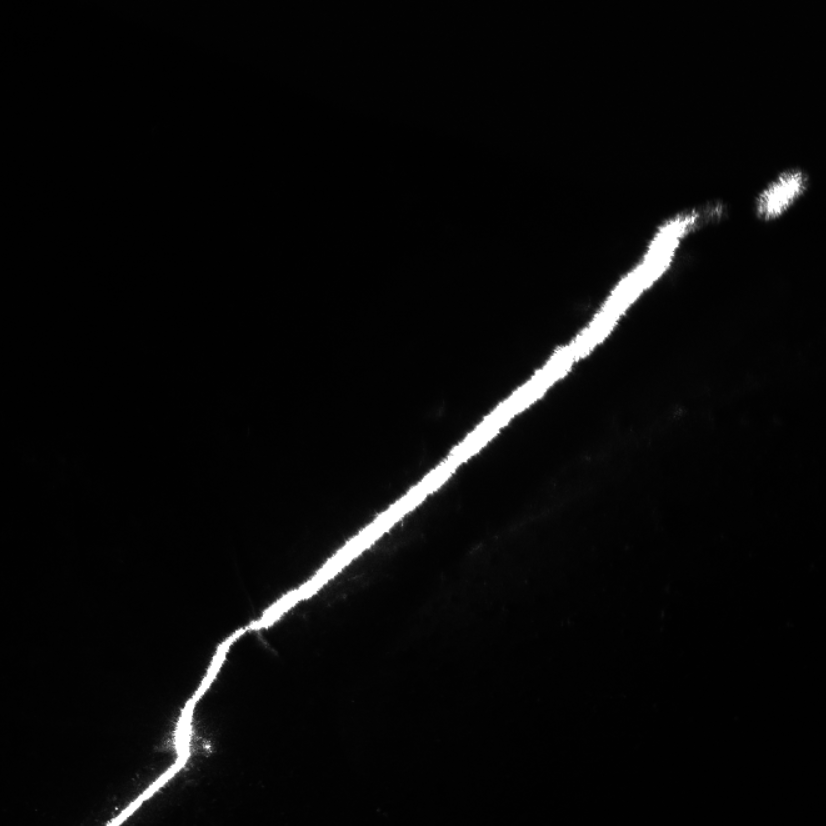
//> input picture srcImg/weld_img1.png, 826 x 826 px
$ ./weld_reflect   (built with g++ and OpenCV 4)
//> lines starting //> are read from the running program, lines starting //| are printed output that depends on the picture; after the words box and inside, x2 and y2 are one past the last pixel; in counts of white or black regions, pixels touching at a corner belong together
/*
焊缝识别处理算法
*/

#include <iostream>
#include <opencv2/opencv.hpp>
#include <ctime>

using namespace std;
using namespace cv;

cv::Mat ideal_low_kernel(cv::Mat& scr, float sigma);
cv::Mat ideal_low_pass_filter(cv::Mat& src, float sigma);
cv::Mat ideal_high_kernel(cv::Mat& scr, float sigma);
cv::Mat ideal_high_pass_filter(cv::Mat& src, float sigma);
cv::Mat frequency_filter(cv::Mat& scr, cv::Mat& blur);
cv::Mat image_make_border(cv::Mat& src);
void fftshift(cv::Mat& plane0, cv::Mat& plane1);


// 理想低通滤波器
cv::Mat ideal_low_pass_filter(cv::Mat& src, float sigma)
{
	cv::Mat padded = image_make_border(src);
	cv::Mat ideal_kernel = ideal_low_kernel(padded, sigma);
	cv::Mat result = frequency_filter(padded, ideal_kernel);
	return result;
}

// 理想低通滤波核函数
cv::Mat ideal_low_kernel(cv::Mat& scr, float sigma)
{
	cv::Mat ideal_low_pass(scr.size(), CV_32FC1); //，CV_32FC1
	float d0 = sigma;//半径D0越小，模糊越大；半径D0越大，模糊越小
	for (int i = 0; i < scr.rows; i++) {
		for (int j = 0; j < scr.cols; j++) {
			float d = sqrt(pow(float(i - scr.rows / 2), 2) + pow(float(j - scr.cols / 2), 2));//分子,计算pow必须为float型
			if (d <= d0) {
				ideal_low_pass.at<float>(i, j) = 1;
			}
			else {
				ideal_low_pass.at<float>(i, j) = 0;
			}
		}
	}
	return ideal_low_pass;
}

// 理想高通滤波核函数
cv::Mat ideal_high_kernel(cv::Mat& scr, float sigma)
{
	cv::Mat ideal_high_pass(scr.size(), CV_32FC1); //，CV_32FC1
	float d0 = sigma;//半径D0越小，模糊越大；半径D0越大，模糊越小
	for (int i = 0; i < scr.rows; i++) {
		for (int j = 0; j < scr.cols; j++) {
			float d = sqrt(pow(float(i - scr.rows / 2), 2) + pow(float(j - scr.cols / 2), 2));//分子,计算pow必须为float型
			if (d <= d0) {
				ideal_high_pass.at<float>(i, j) = 0;
			}
			else {
				ideal_high_pass.at<float>(i, j) = 1;
			}
		}
	}
	return ideal_high_pass;
}

// 理想高通滤波
cv::Mat ideal_high_pass_filter(cv::Mat& src, float sigma)
{
	cv::Mat padded = image_make_border(src);
	cv::Mat ideal_kernel = ideal_high_kernel(padded, sigma);
	cv::Mat result = frequency_filter(padded, ideal_kernel);
	return result;
}

// 频率域滤波
cv::Mat frequency_filter(cv::Mat& scr, cv::Mat& blur)
{
	cv::Mat mask = scr == scr;
	scr.setTo(0.0f, ~mask);

	//创建通道，存储dft后的实部与虚部（CV_32F，必须为单通道数）
	cv::Mat plane[] = { scr.clone(), cv::Mat::zeros(scr.size() , CV_32FC1) };

	cv::Mat complexIm;
	cv::merge(plane, 2, complexIm); // 合并通道 （把两个矩阵合并为一个2通道的Mat类容器）
	cv::dft(complexIm, complexIm); // 进行傅立叶变换，结果保存在自身

	// 分离通道（数组分离）
	cv::split(complexIm, plane);

	// 以下的操作是频域迁移
	fftshift(plane[0], plane[1]);

	// *****************滤波器函数与DFT结果的乘积****************
	cv::Mat blur_r, blur_i, BLUR;
	cv::multiply(plane[0], blur, blur_r);  // 滤波（实部与滤波器模板对应元素相乘）
	cv::multiply(plane[1], blur, blur_i);  // 滤波（虚部与滤波器模板对应元素相乘）
	cv::Mat plane1[] = { blur_r, blur_i };

	// 再次搬移回来进行逆变换
	fftshift(plane1[0], plane1[1]);
	cv::merge(plane1, 2, BLUR); // 实部与虚部合并

	cv::idft(BLUR, BLUR);       // idft结果也为复数
	BLUR = BLUR / BLUR.rows / BLUR.cols;

	cv::split(BLUR, plane);//分离通道，主要获取通道

	return plane[0];
}

// 图像边界处理
cv::Mat image_make_border(cv::Mat& src)
{
	int w = cv::getOptimalDFTSize(src.cols); // 获取DFT变换的最佳宽度
	int h = cv::getOptimalDFTSize(src.rows); // 获取DFT变换的最佳高度

	cv::Mat padded;
	// 常量法扩充图像边界，常量 = 0
	cv::copyMakeBorder(src, padded, 0, h - src.rows, 0, w - src.cols, cv::BORDER_CONSTANT, cv::Scalar::all(0));
	padded.convertTo(padded, CV_32FC1);

	return padded;
}

// fft变换后进行频谱搬移
void fftshift(cv::Mat& plane0, cv::Mat& plane1)
{
	// 以下的操作是移动图像  (零频移到中心)
	int cx = plane0.cols / 2;
	int cy = plane0.rows / 2;
	cv::Mat part1_r(plane0, cv::Rect(0, 0, cx, cy));  // 元素坐标表示为(cx, cy)
	cv::Mat part2_r(plane0, cv::Rect(cx, 0, cx, cy));
	cv::Mat part3_r(plane0, cv::Rect(0, cy, cx, cy));
	cv::Mat part4_r(plane0, cv::Rect(cx, cy, cx, cy));

	cv::Mat temp;
	part1_r.copyTo(temp);  //左上与右下交换位置(实部)
	part4_r.copyTo(part1_r);
	temp.copyTo(part4_r);

	part2_r.copyTo(temp);  //右上与左下交换位置(实部)
	part3_r.copyTo(part2_r);
	temp.copyTo(part3_r);

	cv::Mat part1_i(plane1, cv::Rect(0, 0, cx, cy));  //元素坐标(cx,cy)
	cv::Mat part2_i(plane1, cv::Rect(cx, 0, cx, cy));
	cv::Mat part3_i(plane1, cv::Rect(0, cy, cx, cy));
	cv::Mat part4_i(plane1, cv::Rect(cx, cy, cx, cy));

	part1_i.copyTo(temp);  //左上与右下交换位置(虚部)
	part4_i.copyTo(part1_i);
	temp.copyTo(part4_i);

	part2_i.copyTo(temp);  //右上与左下交换位置(虚部)
	part3_i.copyTo(part2_i);
	temp.copyTo(part3_i);
}


int main()
{
	Mat test = imread("/home/wanyel/contours/exact_center/srcImg/weld_img1.png", 0);
//> test is the input picture: 826 rows x 826 cols, CV_8UC1; min 0, max 255, mean 8.7
	float D0 = 50.0f;
	float D1 = 5.0f;
	Mat lowpass = ideal_low_pass_filter(test, D0);
//> in image_make_border, `cv::copyMakeBorder(src, padded, 0, h - src.rows, 0, w - src.cols, cv::..`:
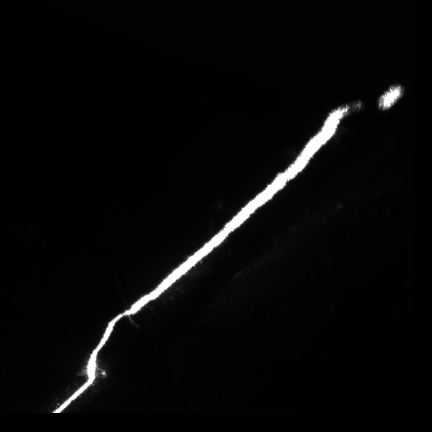
//> padded: 864 rows x 864 cols, CV_8UC1 (shown at 1/2 size); min 0, max 255, mean 7.9
//> after the loop in ideal_low_kernel, `for (int i = 0; i < scr.rows; i++)`:
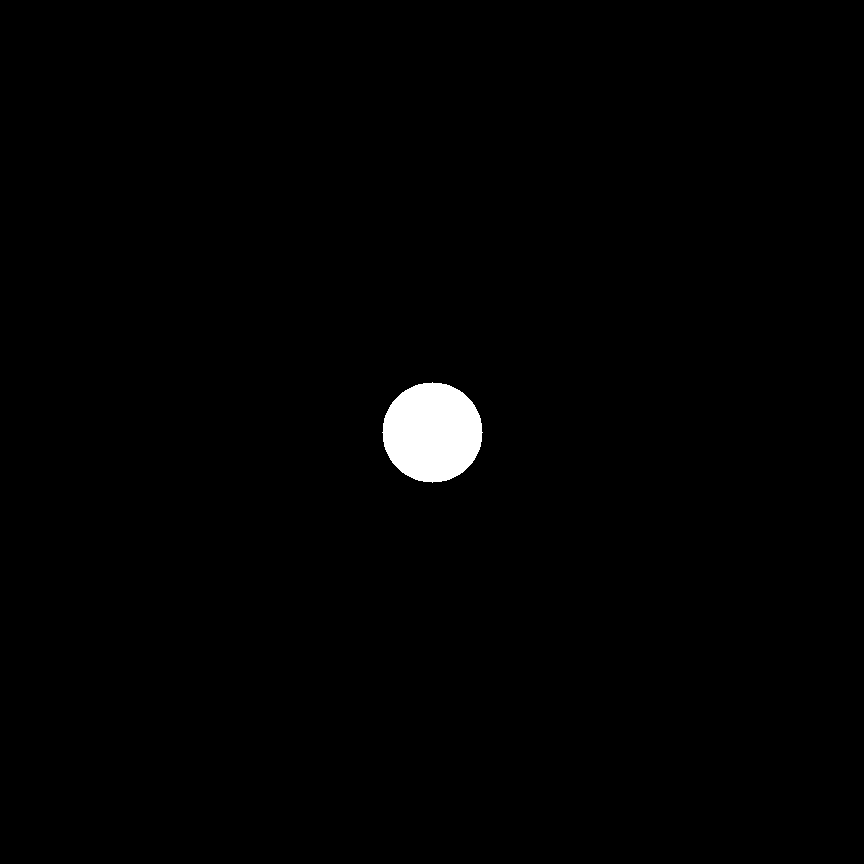
//> ideal_low_pass: 864 rows x 864 cols, CV_32FC1; values 0 (black) and 1 (white), 1.1% white; 1 white region, box (x1, y1, x2, y2) and area: (382, 382, 483, 483) 7845
//> in frequency_filter, `cv::split(BLUR, plane);`:
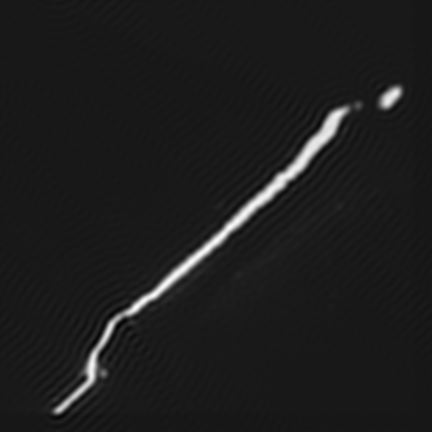
//> plane[0]: 864 rows x 864 cols, CV_32FC1 (shown at 1/2 size); min -30.68, max 299.7, mean 7.9; drawn with min black and max white
//> in frequency_filter, `cv::split(BLUR, plane);`:
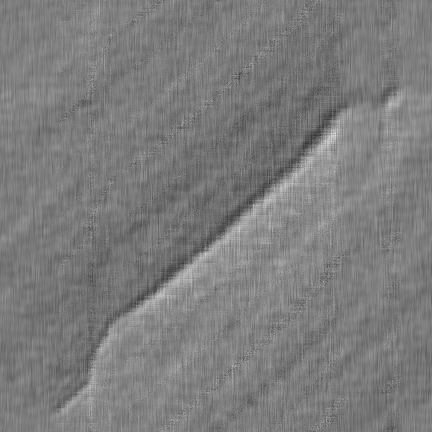
//> plane[1]: 864 rows x 864 cols, CV_32FC1 (shown at 1/2 size); min -3.57e-05, max 3.72e-05, mean 1.68e-15; drawn with min black and max white
	Mat highpass = ideal_high_pass_filter(test, D1);
//> after the loop in ideal_high_kernel, `for (int i = 0; i < scr.rows; i++)`:
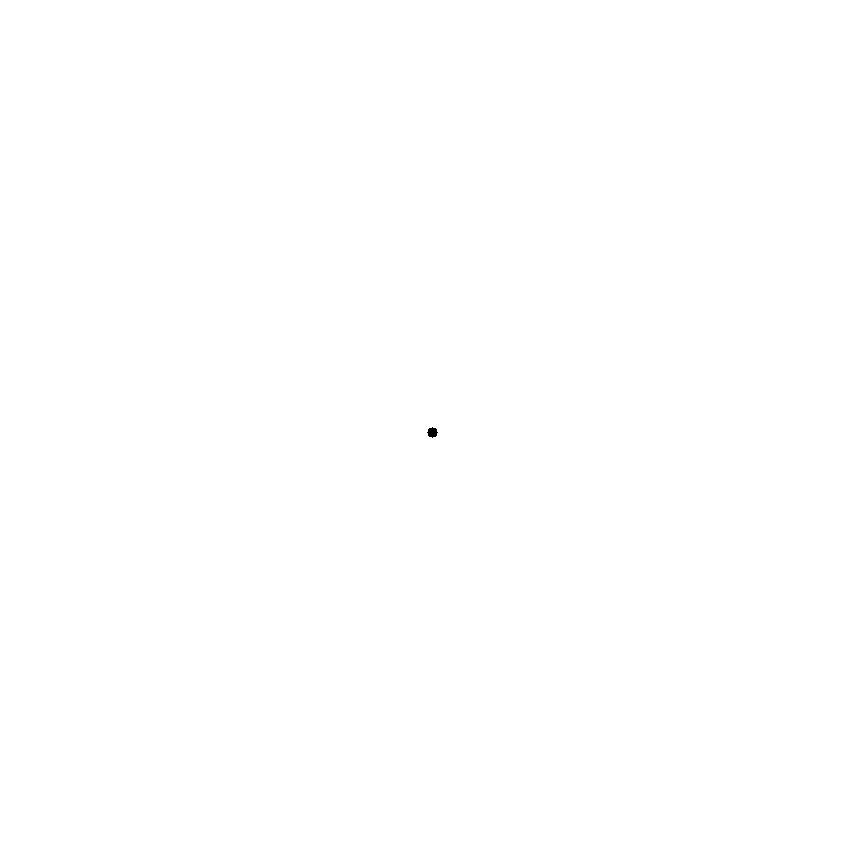
//> ideal_high_pass: 864 rows x 864 cols, CV_32FC1; values 0 (black) and 1 (white), 100% white; 1 black region, box (x1, y1, x2, y2) and area: (427, 427, 438, 438) 81

	imshow("original", test);
	imshow("low pass", lowpass / 255);
	imshow("high pass", highpass / 255);
	waitKey(0);

	return 0;
}

$ run again, with srcImg/src1.bmp saved as srcImg/weld_img1.png
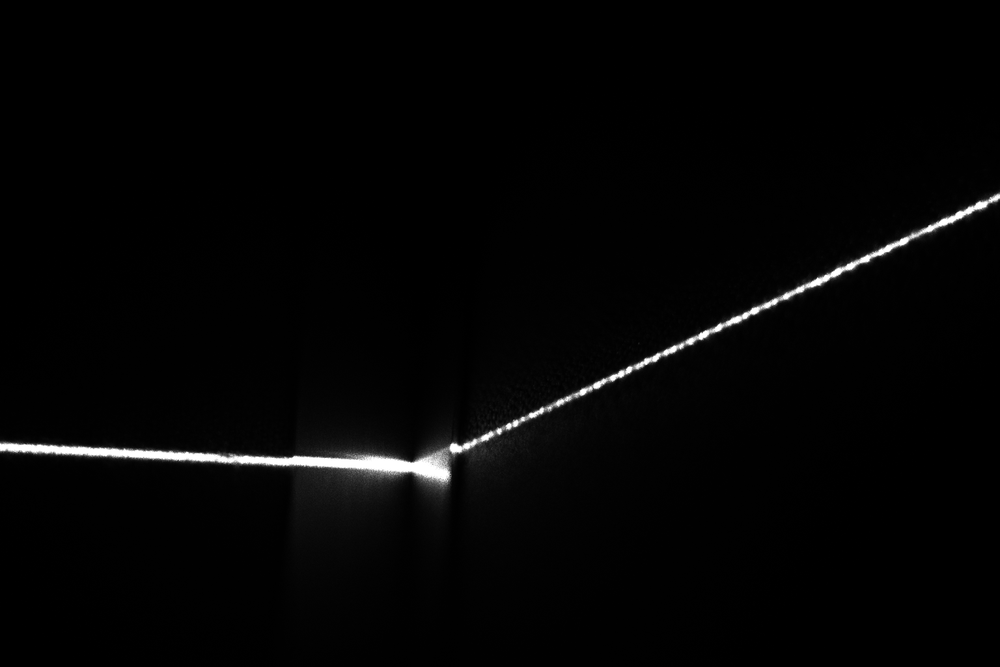
//> input picture srcImg/src1.bmp, 1000 x 667 px, shrunk from 1536 x 1024 before the run
//> test is the input picture: 667 rows x 1000 cols, CV_8UC1; min 0, max 255, mean 4.6
//> after the loop in ideal_low_kernel, `for (int i = 0; i < scr.rows; i++)`:
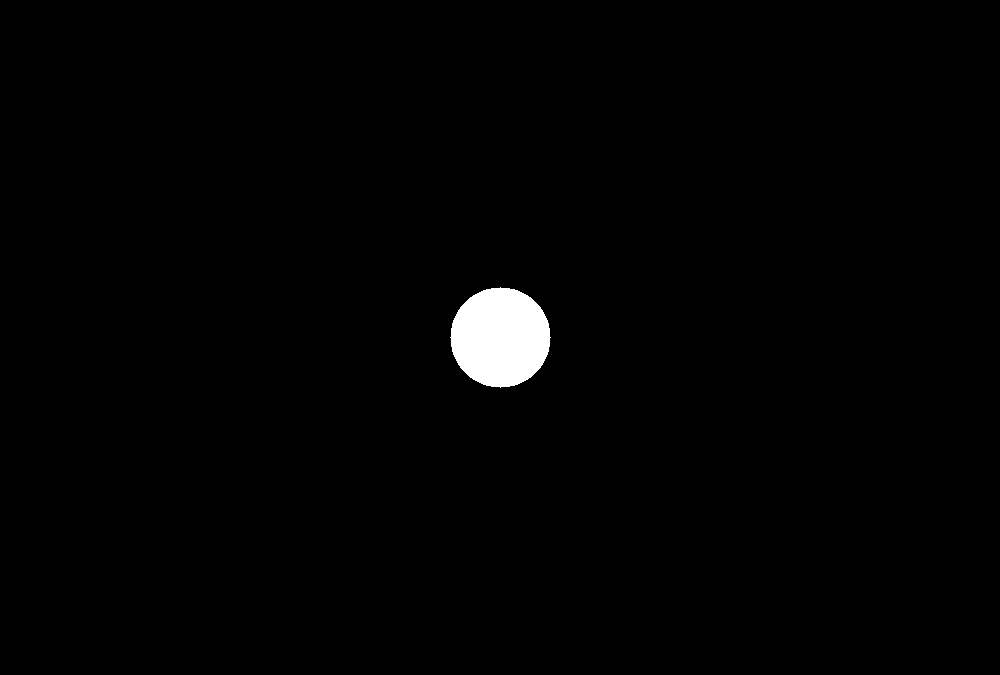
//> ideal_low_pass: 675 rows x 1000 cols, CV_32FC1; values 0 (black) and 1 (white), 1.2% white; 1 white region, box (x1, y1, x2, y2) and area: (450, 287, 551, 388) 7845
//> mask: 675 rows x 1000 cols, CV_8UC1; every value is 255
//> in frequency_filter, `cv::split(BLUR, plane);`:
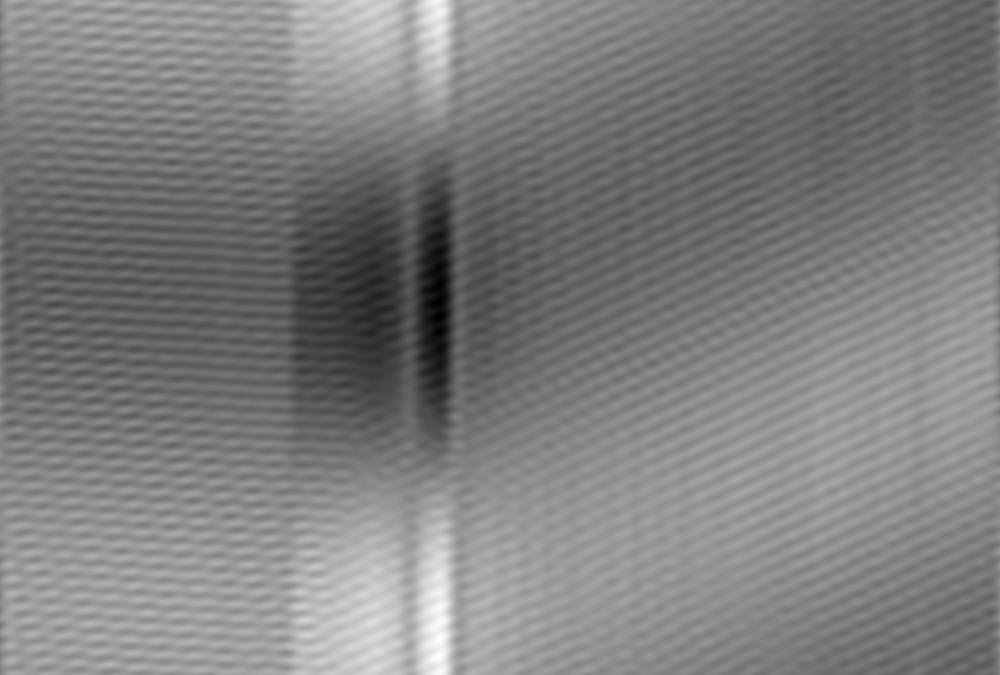
//> plane[1]: 675 rows x 1000 cols, CV_32FC1; min -14.1, max 14.23, mean -9.98e-08; drawn with min black and max white

$ run again, with srcImg/src2.bmp saved as srcImg/weld_img1.png
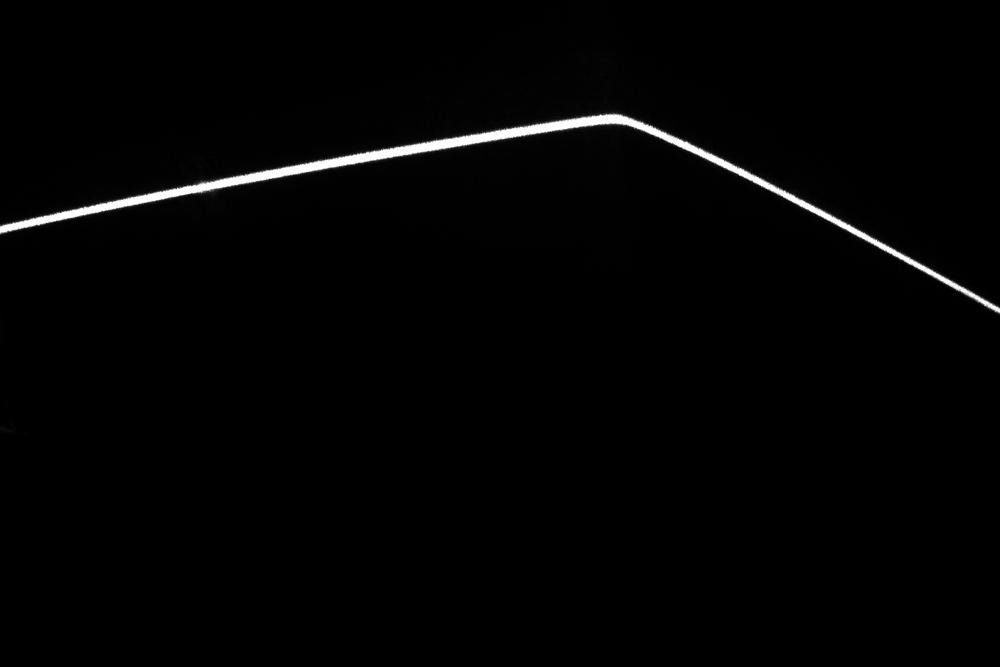
//> input picture srcImg/src2.bmp, 1000 x 667 px, shrunk from 1536 x 1024 before the run
//> test is the input picture: 667 rows x 1000 cols, CV_8UC1; min 0, max 255, mean 3.5
//> after the loop in ideal_low_kernel, `for (int i = 0; i < scr.rows; i++)`:
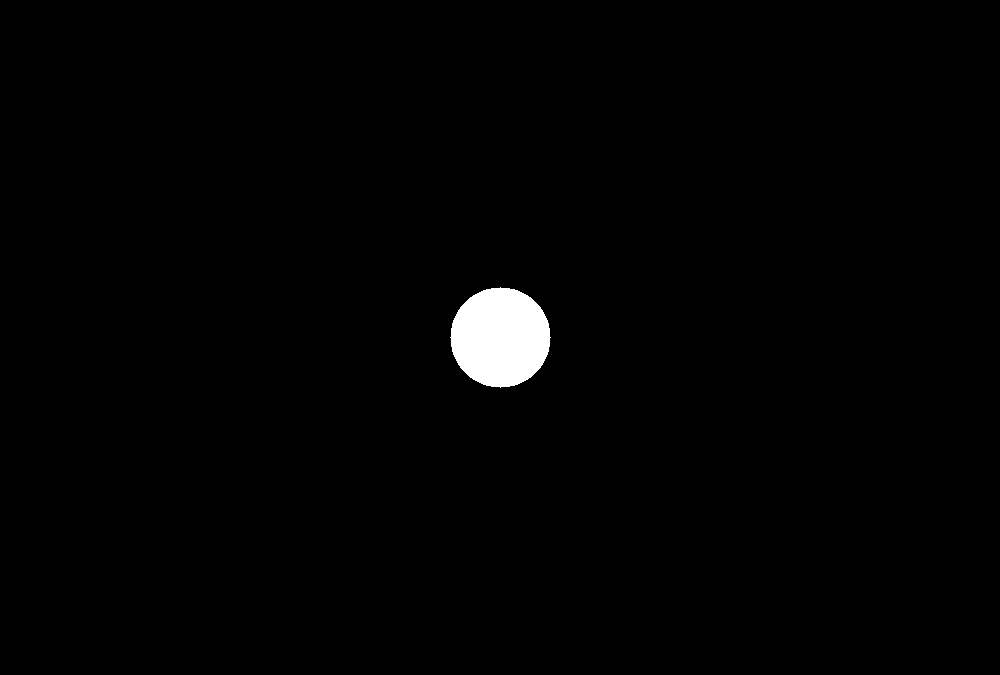
//> ideal_low_pass: 675 rows x 1000 cols, CV_32FC1; values 0 (black) and 1 (white), 1.2% white; 1 white region, box (x1, y1, x2, y2) and area: (450, 287, 551, 388) 7845
//> mask: 675 rows x 1000 cols, CV_8UC1; every value is 255
//> in frequency_filter, `cv::split(BLUR, plane);`:
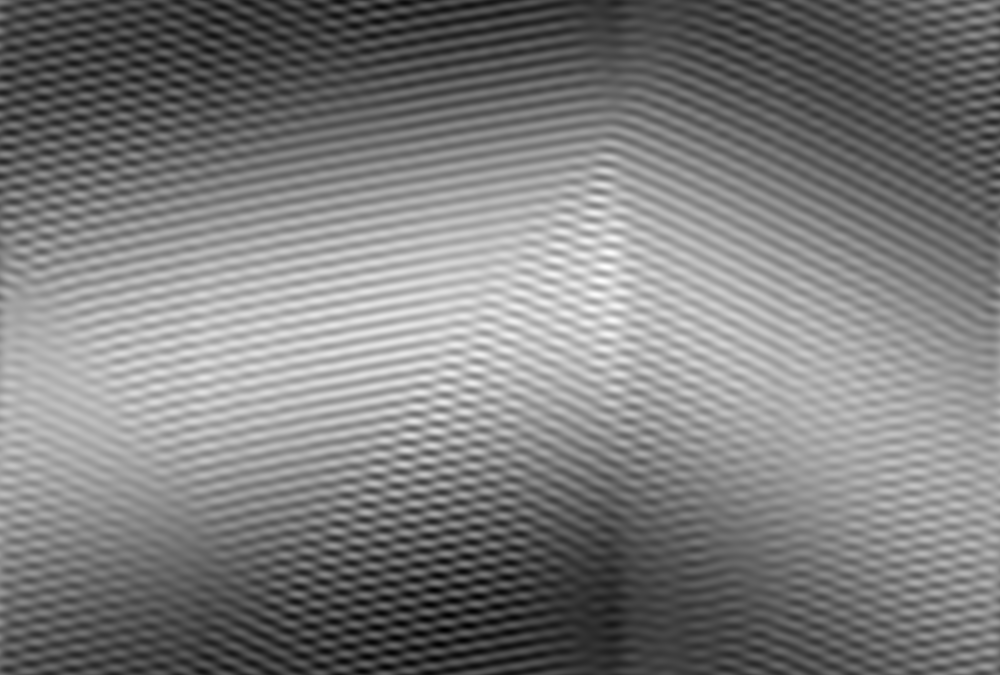
//> plane[1]: 675 rows x 1000 cols, CV_32FC1; min -6.84, max 7.18, mean -1.33e-07; drawn with min black and max white
